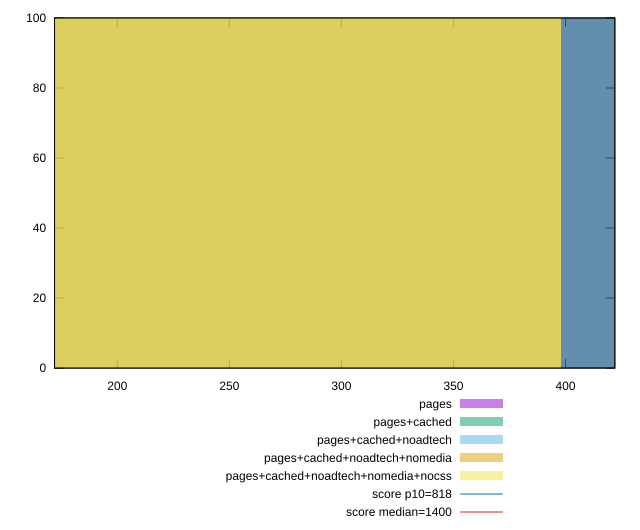

Here is the gnuplot script that generated this plot:
reset

$pages <<EOF
530.7130776127143 100
EOF

$pagesCached <<EOF
530.7130776127143 100
EOF

$pagesCachedNoadtech <<EOF
265.35653880635715 100
EOF

$pagesCachedNoadtechNomedia <<EOF
265.35653880635715 100
EOF

$pagesCachedNoadtechNomediaNocss <<EOF
265.35653880635715 100
EOF

set key outside below
set boxwidth 265.35653880635715
set xrange [172:422]
set yrange [0:100]
set trange [0:100]
set style fill transparent solid 0.5 noborder

set parametric
set terminal svg size 640, 530 enhanced background rgb 'white'
set output "report_00025_2021-02-22T21:38:55.199Z/dom-size/comparison/histogram/all_raw.svg"

plot $pages title "pages" with boxes, \
     $pagesCached title "pages+cached" with boxes, \
     $pagesCachedNoadtech title "pages+cached+noadtech" with boxes, \
     $pagesCachedNoadtechNomedia title "pages+cached+noadtech+nomedia" with boxes, \
     $pagesCachedNoadtechNomediaNocss title "pages+cached+noadtech+nomedia+nocss" with boxes, \
     818,t title "score p10=818", \
     1400,t title "score median=1400"

reset
